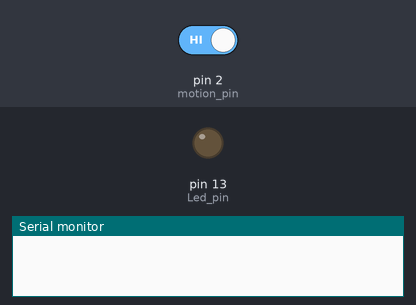
The sketch below on a simulated Arduino Uno, built with avr-gcc and run on an emulated ATmega328P. Shown: output pins drawn as LEDs (lit = HIGH), the last lines printed to the serial monitor. Inputs (shaded band) come from the test bench; at power-on: pin 2 (motion_pin) HIGH.

Above: at 1.8 s.
1.9 s: pin 2 (motion_pin) driven LOW
At 2.3 s:
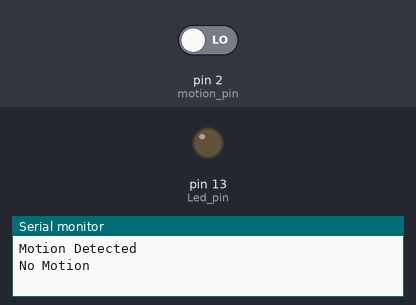
3.5 s: pin 2 (motion_pin) driven HIGH
At 4.7 s:
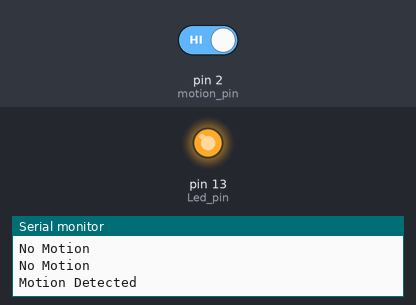
Timing chart, 0 to 6.5 s (numbered marks = the images above; inputs shaded):
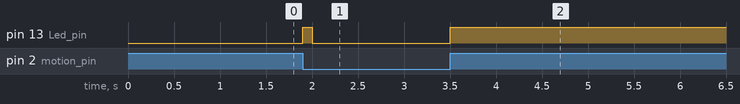

The sketch:

Interrupt.ino
```cpp
const int motion_pin = 2;
const int Led_pin = 13;
const int hold = 3000;

void interruptOn(){
    Serial.println("Motion Detected");
    digitalWrite(Led_pin, HIGH);
}

void setup()
{
  Serial.begin(9600);
  pinMode(motion_pin, INPUT);
  pinMode(Led_pin, OUTPUT);
  attachInterrupt(digitalPinToInterrupt(motion_pin), interruptOn, HIGH);

}
void loop()
{
  if(digitalRead(motion_pin)==LOW){
    Serial.println("No Motion");
    digitalWrite(Led_pin, LOW);
  }
  delay(500);
} 
```

Measured:
- after the input at 1.9 s, pin 13 (Led_pin): LOW → HIGH at once, → LOW 0.10 s later
- after the input at 3.5 s, pin 13 (Led_pin): LOW → HIGH at once
